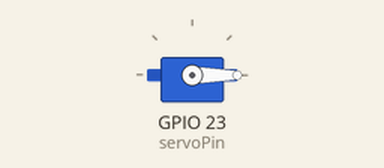
This sketch was run on a simulated ESP32. Shown: servo.

Above: at 0.0 s.
At 1.0 s:
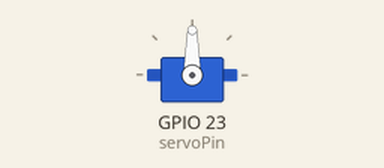
Timing chart, 0 to 3.5 s (numbered marks = the images above):
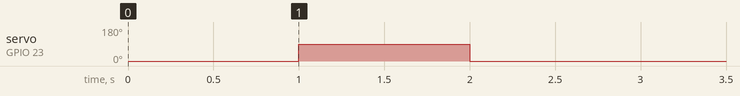

The sketch:

270_Servo_Angle_initialization.ino
```cpp
//*************************************************************************************
#include <Arduino.h>
#include <ESP32Servo.h>

Servo myservo;  // 创建舵机对象来控制舵机

int servoPin = 23; // 舵机引脚

void setup() {
  myservo.setPeriodHertz(50);           // 标准50赫兹舵机
  myservo.attach(servoPin, 500, 2500);  // 将servoPin上的舵机附加到舵机对象上

  myservo.write(0);  // 舵机角度为 0°.
  delay(1000);
  myservo.write(90);  // 舵机角度为 90°.
  delay(1000);
  myservo.write(0);  // 舵机角度为 0°.
  delay(1000);
}
void loop() {

}
//*************************************************************************************
```
